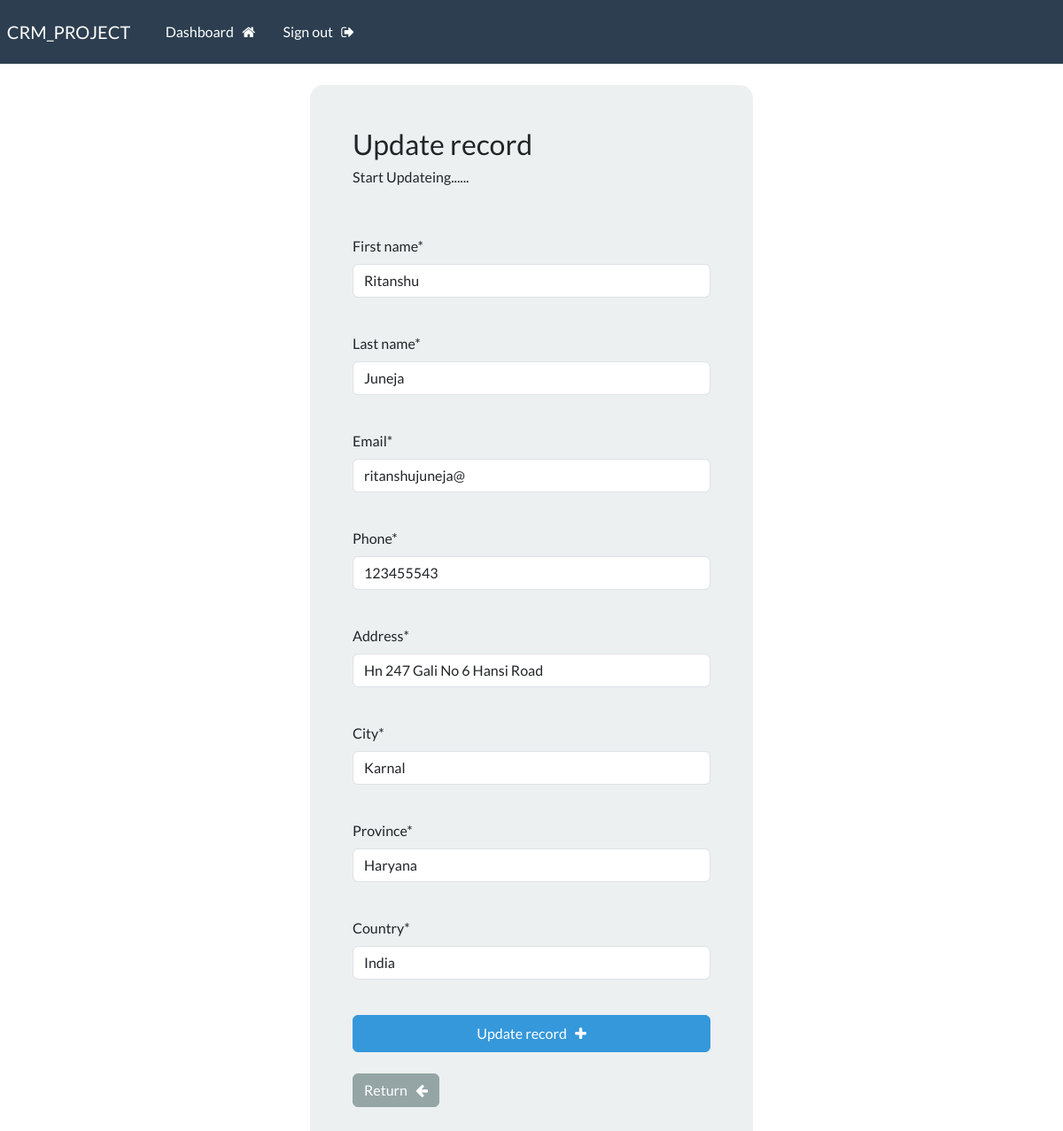
Page /update-record/2 (signed in) on the committed database.
### webapp/models.py (models this page shows, shortened)
class Record(models.Model):
    creation_date =  models.DateTimeField(auto_now_add=True)
    first_name =  models.CharField(max_length=100)
    last_name =  models.CharField(max_length=100)
    email =  models.CharField(max_length=225)
    phone =  models.CharField(max_length=20)
    address =  models.CharField(max_length=300)
    city =  models.CharField(max_length=100)
    province = models.CharField(max_length=100)
    country = models.CharField(max_length=100)

### webapp/views.py (the view)
# urls.py: path('update-record/<int:pk>', views.update_record, name='update-record'),
@login_required(login_url='my-login')
def update_record(request, pk):
    record = Record.objects.get(id=pk)
    form = UpdateRecordForm(instance=record)
    if request.method =='POST':
        form =  UpdateRecordForm(request.POST, instance=record)
        if form.is_valid():
            form.save()
            messages.success(request ,  "record updated  ")
            return redirect("dashboard")
    context = {'form': form}
    return  render(request, 'webapp/update-record.html', context=context)

### webapp/forms.py
class UpdateRecordForm(forms.ModelForm):
    class Meta:
        model = Record
        fields = ['first_name', 'last_name', 'email', 'phone', 'address', 'city', 'province', 'country']

### webapp/templates/webapp/update-record.html (shortened to what this page needs)
{% extends 'webapp/base.html' %}
{% load crispy_forms_tags %}
{% block  content %}
  <body>
       <div class="container bg-light shadow-md p-5 form-layout">
           <h3>Update record</h3>
           <h6>Start Updateing......</h6>
           <br>
           <br>
           <form method="POST" autocomplete="off">
 {{form.first_name|as_crispy_field}}
            <br>
            {{form.last_name|as_crispy_field}}
            <br>
            {{form.email|as_crispy_field}}
            <br>
            {{form.phone|as_crispy_field}}
            <br>
            {{form.address|as_crispy_field}}
            <br>
            {{form.city|as_crispy_field}}
            <br>
            {{form.province|as_crispy_field}}
            <br>
            {{form.country|as_crispy_field}}
            <br>
            <button type="submit" class="btn btn-info w-100 btn-block p-2">Update record  &nbsp; <i class="fa fa-plus" aria-hidden="true"></i></button>
                <br>
             <a href="{% url 'dashboard' %}" class="btn btn-secondary"> Return &nbsp; <i class="fa fa-arrow-left" aria-hidden="true"></i> </a>
           </form>
           </div>
  </body>
{% endblock %}

### static/css/styles.css (style rules this page uses)
.form-layout { border-radius: 15px; width: 500px; }

### rows in the picture
Record: first_name "Ritanshu", last_name "Juneja", email "ritanshujuneja@", phone "123455543", address "Hn 247 Gali No 6 Hansi Road", city "Karnal", province "Haryana", country "India"
